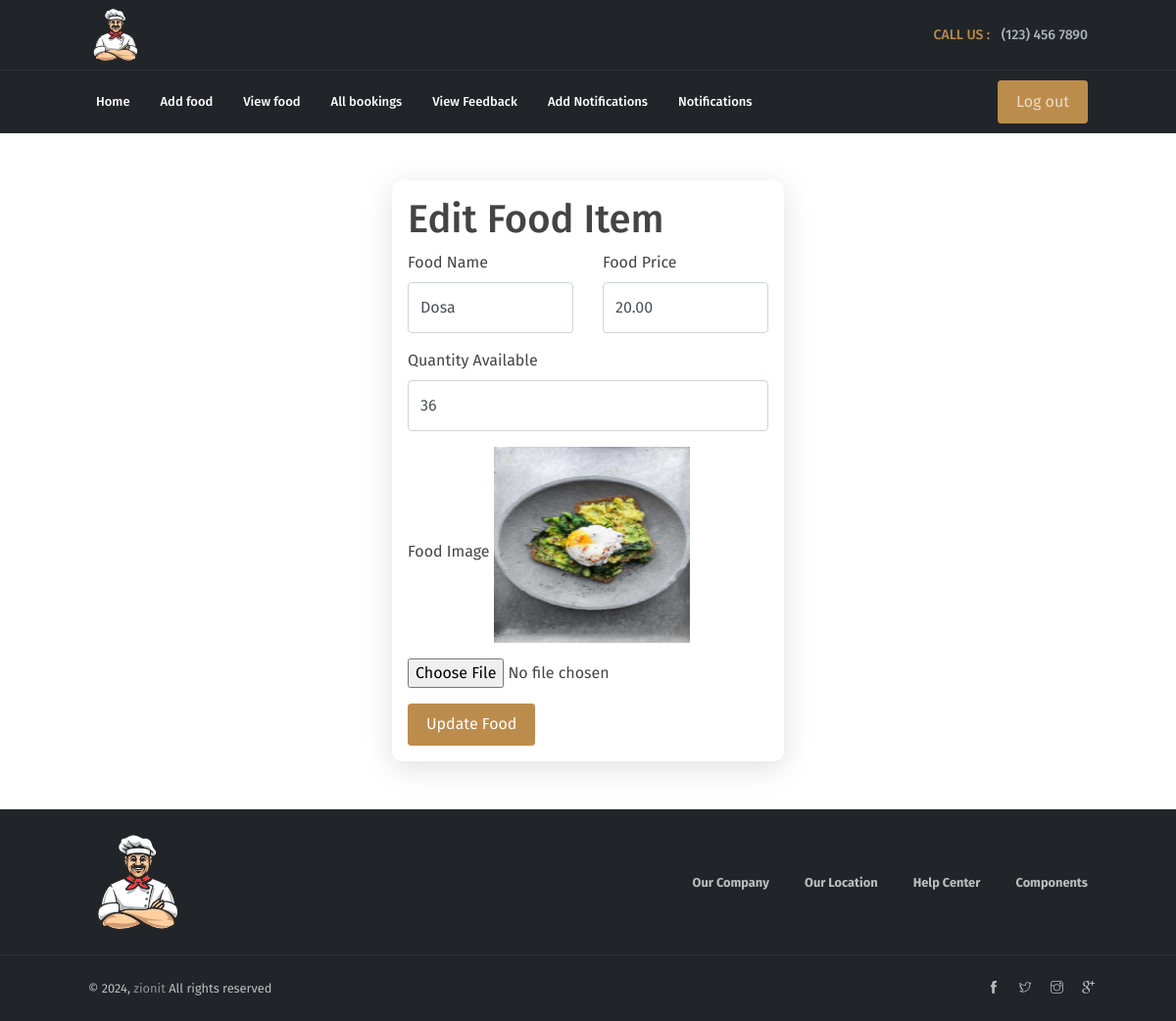
Page /edit_food_item/4/ on the committed database.
### mess_staff/models.py (models this page shows, shortened)
class FoodItem(models.Model):
    food_id = models.AutoField(primary_key=True)
    name = models.CharField(max_length=200)
    image = models.ImageField(upload_to="foods", null=True, blank=True)
    price = models.DecimalField(max_digits=10, decimal_places=2)
    quantity_available = models.IntegerField(default=0)
    quantity_booked = models.IntegerField(default=0)
    booked_by = models.ForeignKey(User, on_delete=models.CASCADE, related_name='booked_items', null=True)
    status = models.CharField(max_length=20, default='Pending')

### mess_staff/views.py (the view)
# urls.py: path('edit_food_item/<int:food_id>/', views.edit_food_item, name='edit_food_item'),
def edit_food_item(request, food_id):
    food_item = get_object_or_404(FoodItem, pk=food_id)
    if request.method == 'POST':
        form = FoodItemForm(request.POST, request.FILES, instance=food_item)
        if form.is_valid():
            form.save()
            return redirect('view_food')
    else:
        form = FoodItemForm(instance=food_item)
    return render(request, 'staff/edit_food.html', {'form': form, 'food_item': food_item})

### mess_staff/forms.py
class FoodItemForm(forms.ModelForm):
    class Meta:
        model = FoodItem
        fields = ['name', 'image', 'price', 'quantity_available']

### templates/staff/edit_food.html (shortened to what this page needs)
{%extends "staff/view_fooditems.html"%}
{%load static%}
{%block content%}
<div class="container col-md-4 mx-auto p-3 mb-5 mt-5" style="box-shadow: rgba(100, 100, 111, 0.2) 0px 7px 29px 0px; border-radius: 10px;">
    <h1>Edit Food Item</h1>
    <form method="post" enctype="multipart/form-data">
        <div class="row">
            <div class="col-md-6">
                <div class="form-group">
                    <label for="name">Food Name</label>
                    <input value="{{ food_item.name }}" type="text" name="name" class="form-control">
                </div>
            </div>
            <div class="col-md-6">
                <div class="form-group">
                    <label for="price">Food Price</label>
                    <input value="{{ food_item.price }}" type="text" name="price" class="form-control">
                </div>
            </div>
        </div>
        <div class="form-group">
            <label for="quantity_available">Quantity Available</label>
            <input value="{{ food_item.quantity_available }}" type="number" name="quantity_available" class="form-control">
        </div>
        <div class="form-group">
            <label for="image">Food Image</label>
            {% if food_item.image %}
                <img src="{{ food_item.image.url }}" alt="{{ food_item.name }}" class="img-fluid mb-3" style="height: 200px; width: 200px;">
            {% endif %}
            <input accept="image/*" type="file" name="image" class="form-control-file">
        </div>
        <button type="submit" class="btn btn-primary">Update Food</button>
    </form>
</div>
{%endblock%}

### rows in the picture
FoodItem: name "Dosa", price "20.00", quantity_available "36", image (picture)
